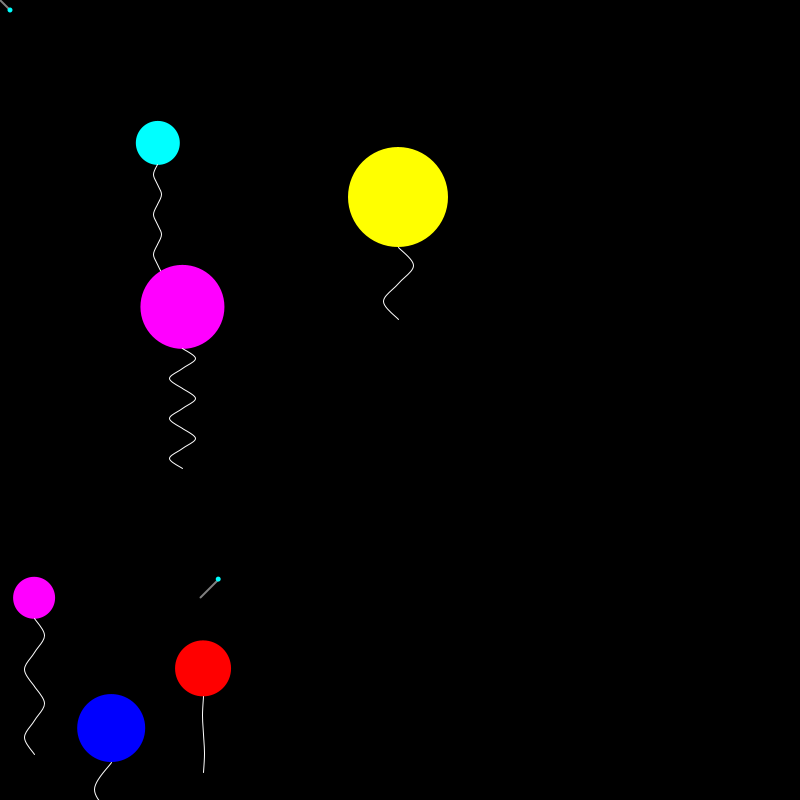
Frame 1 (no input)
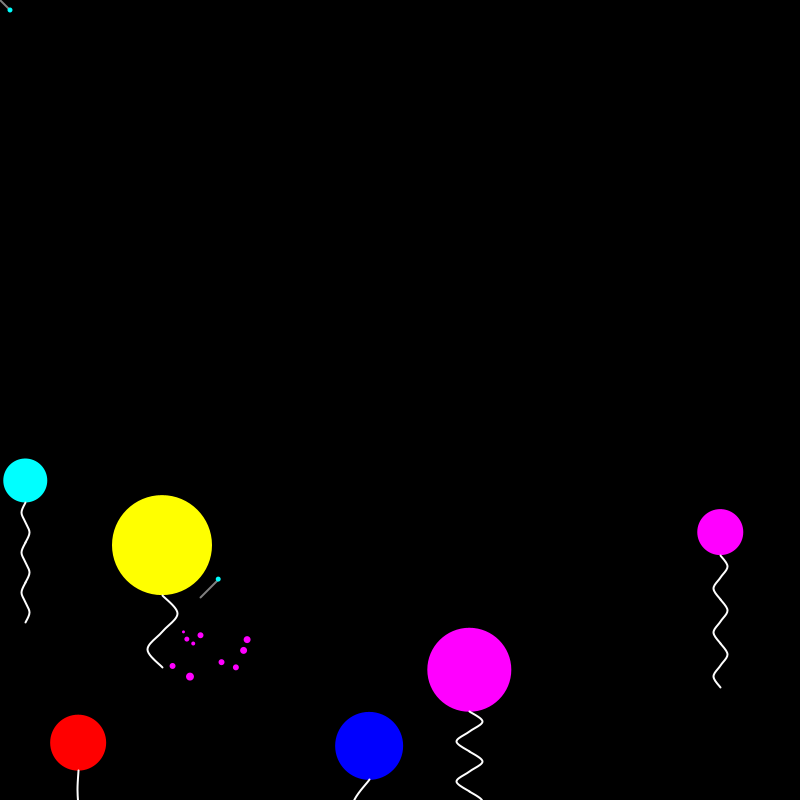
Frame 60 (the mouse pressed at the canvas centre just before this capture)
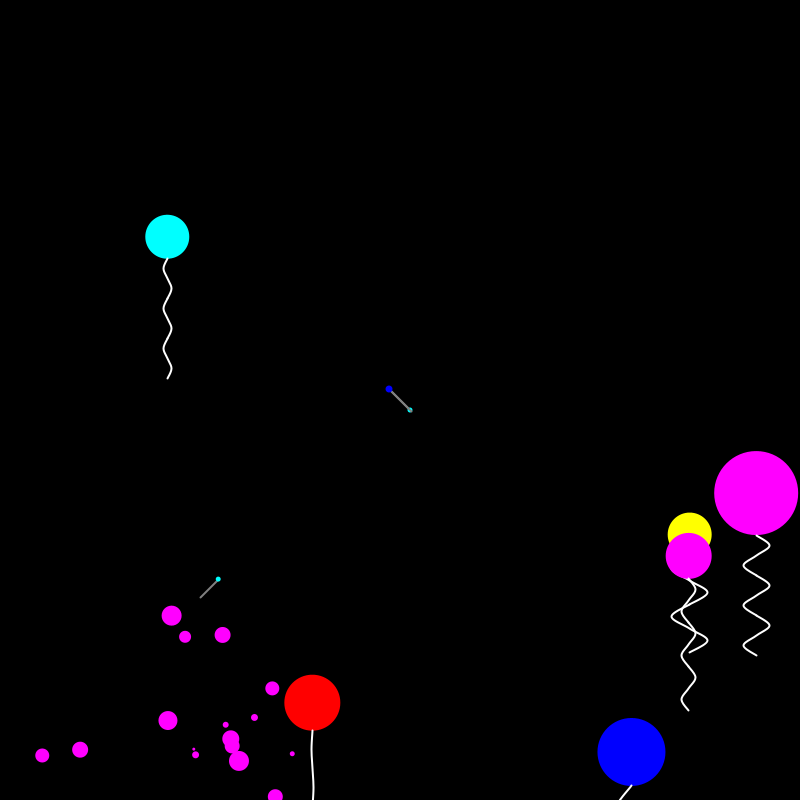
Frame 120 (the mouse held since frame 60 and released just before this capture)

The Processing sketch that drew these frames (run headless with seeded random() and noise(); from frame 60 on, the mouse is pressed at the canvas centre):

// Processing sketch: Balloon_Popper
// ── Balloon_Popper.pde
//Left click to spawn more stationary pins
//Press any key on the keyboard to pop all of the balloons currently on screen (you need to click on the game screen before it works)
//For a more game-like (though less realistic) version, try changing balloonGravity to false

boolean balloonGravity = true;             //If this is true, balloons will have gravity applied to them
boolean fragGravity = true;                //If this is true, the balloon fragments will have gravity applied to them
boolean balloonRandomSpawn = true;         //If this is true, more balloons will spawn in over time
float fragGravityAmount = 0.5;             //This number is the acceleration of gravity on the balloon fragments - the higher, the stronger gravity is
float balloonGravityAmount = 0.1;          //This number is the acceleration of gravity on the balloons - the higher, the stronger gravity is
int balloonSpawnFrames = 30;               //The frequency at which new balloons spawn - the lower, the faster new balloons spawn in
int numRandomlyGeneratedBalloons = 5;      //The number of balloons that are randomly generated at the beginning of the program
int rateOfFrames = 30;                     //The frame rate
int minBalloonSpeed = 1;                   //The minimum speed balloons can travel at in a direction - the higher, the faster
int maxBalloonSpeed = 4;                   //The maximum speed balloons can travel at in a direction - the higher, the faster
int minBalloonRadius = 20;                 //The minimum radius a balloon can have
int maxBalloonRadius = 50;                 //The maximum radius a balloon can have
int minStringSize = 70;                    //The minimum size a string can be
int maxStringSize = 150;                   //The maximum size a string can be
int minStringTurns = 1;                    //The minimum amount of curves a string can have (0 will cause there to be no string)
int maxStringTurns = 3;                    //The maximum amount of curves a string can have
int minStringTurnWidth = 1;                //The minimum width a string's curve is
int maxStringTurnWidth = 20;               //The maximum width a string's curve is
int minPinSize = 5;                        //The minimum length a pin can be
int maxPinSize = 15;                       //The maximum length a pin can be
int minPinHeadSize = 3;                    //The minimum radius the head of a pin can be
int maxPinHeadSize = 10;                   //The maximum radius the head of a pin can be
int maxFragmentVelocities = 6;             //The maximum initial velocity a balloon fragment can have
int minFragmentRadius = 1;                 //The minimum radius a balloon fragment can have
float fragmentSizeDivisor = 2;             //Balloon fragments spawn in with a maximum radius proportional to the original ballons's radius at a factor of this
float balloonBounceModifier = 0.88;        //If balloonGravity is true, then this modifier is applied to the velocity every time a balloon bounces

int balloonFrames;
ArrayList<Balloon> balloons;
ArrayList<Pin> pins;
ArrayList<PoppedBalloonFragment> fragments;
color[] balloonColors = {color(255, 255, 0), color(255, 0, 255), color(0, 255, 255), color(0, 0, 255), color(0, 255, 0), color(255, 0, 0)};

void setup(){
  size(800, 800);
  frameRate(30);
  balloonFrames = 0;
  balloons = new ArrayList<Balloon>();
  pins = new ArrayList<Pin>();
  fragments = new ArrayList<PoppedBalloonFragment>();
 
  Balloon b1 = new Balloon(400, 200, -2, -3, 50, color(255, 0, 0));
  b1.changeColor(color(255, 255, 0));
  BalloonString s1 = new BalloonString(75, 1, 15);
  b1.addString(s1);
  balloons.add(b1);
 
  for(int i = 0; i < numRandomlyGeneratedBalloons; i++){
    spawnBalloon();    
  }
   
  Pin p1 = new Pin(0, 0, 10, 5, color(0, 255, 255), 1, 1);
  p1.followMouse = true;
  pins.add(p1);
  
  Pin p2 = new Pin();
  pins.add(p2);
}

void draw(){
  background(0);
  for(int i = balloons.size() - 1; i >= 0; i--){
    balloons.get(i).updatePosition();
    balloons.get(i).drawBalloon();        
    
    if(balloons.get(i).hasString)
      balloons.get(i).string.drawString();
    
    if(balloons.get(i).position.x == -100 && balloons.get(i).position.y == -100){
      balloons.remove(i);
    }
    
    else{
      balloons.get(i).updatePosition();
      balloons.get(i).checkCollisions();
    }
  }
 
  for(int i = 0; i < pins.size(); i++){
    pins.get(i).updatePosition();
    pins.get(i).drawPin();
    pins.get(i).popBalloons();
  }

  for(int i = fragments.size() - 1; i >= 0; i--){
    fragments.get(i).drawFragment();
    fragments.get(i).updatePosition();
   
    if(fragments.get(i).isOffScreen() == true)
      fragments.remove(i);    
  }
  
  balloonFrames++;
  
  if(balloonRandomSpawn == true && balloonFrames > balloonSpawnFrames){
    spawnBalloon();
    balloonFrames = 0;
  }
}

void spawnBalloon(){
  Balloon b = new Balloon();    
  
  if(true){
    BalloonString s = new BalloonString();
    b.addString(s);
  }
  
  balloons.add(b);
}

void mousePressed(){
  Pin p = new Pin(mouseX, mouseY);
  pins.add(p);
}

void keyPressed(){
  for(int i = balloons.size() - 1; i >= 0; i--){
    balloons.get(i).pop(i);
  }
}

// ── Balloon.pde
class Balloon{
  PVector position = new PVector();
  PVector velocity = new PVector();
  boolean hasString;
  int xSpeed;
  int radius;
  color colour;
  BalloonString string;
 
  Balloon(int pX, int pY, int vX, int vY, int rad, color c){
    this.position.x = pX;
    this.position.y = pY;
    this.velocity.x = vX;
    this.velocity.y = vY;
    this.hasString = false;
    this.radius = rad;
    this.colour = c;
  }
 
  Balloon(){
    int numTries = 0;
    this.hasString = false;
    this.radius = round(random(minBalloonRadius, maxBalloonRadius));
    int colorNum = round(random(0, balloonColors.length - 1));
    this.colour = balloonColors[colorNum];
   
    boolean posSelected = false;
    while(posSelected == false){
      numTries++;
      int x = round(random(0 + this.radius, width - this.radius));
      int y = round(random(0 + this.radius, height - this.radius));
     
      boolean squareOccupied = false;
      for(int i = 0; i < balloons.size(); i++){
       
        if(sqrt(pow(x - balloons.get(i).position.x, 2) + pow(y - balloons.get(i).position.y, 2)) < this.radius + balloons.get(i).radius)
          squareOccupied = true;
      }
     
      if(squareOccupied == false){
        posSelected = true;
        this.position.x = x;
        this.position.y = y;
       
        float xVelocity = random(minBalloonSpeed, maxBalloonSpeed);
        float yVelocity = random(minBalloonSpeed, maxBalloonSpeed);
        
        if(random(1) > 0.5)
          xVelocity = xVelocity * -1;
        
        if(random(1) > 0.5)
          yVelocity = yVelocity * -1;
        
        this.velocity.x = xVelocity;
        this.velocity.y = yVelocity;
      }
     
      else if(numTries >= 100){
        posSelected = true;
        this.position.x = -100;
        this.position.y = -100;
        this.velocity.x = 0;
        this.velocity.y = 0;
      }      
    }
  }
 
  void changeColor(color c){
    this.colour = c;
  }
 
  void checkCollisions(){
    if(this.position.x - this.radius <= 0)
      this.velocity.x = this.velocity.x * -1;
   
    if(this.position.x + this.radius >= width)
      this.velocity.x = this.velocity.x * -1;
   
    if(this.position.y - this.radius <= 0){
      this.velocity.y = this.velocity.y * -1;
      this.position.y = this.radius;
    }
   
    if(this.position.y + this.radius >= height){
      this.velocity.y = this.velocity.y * -1;
      this.position.y = height - this.radius;
      
      if(balloonGravity == true)
        this.velocity.y = this.velocity.y * balloonBounceModifier;
    }
    
  }
 
  void updatePosition(){
    this.position.x += this.velocity.x;
    this.position.y += this.velocity.y;
    
    if(balloonGravity == true)
      this.velocity.y += balloonGravityAmount;
  }
 
  void drawBalloon(){
    noStroke();
    ellipseMode(CORNERS);
    fill(this.colour);
    ellipse(this.position.x - this.radius, this.position.y - this.radius, this.position.x + this.radius, this.position.y + this.radius);
  }
 
  void addString(BalloonString s){
    this.hasString = true;
    this.string = s;
    this.string.balloon = this;
    
    if(round(random(0, 1)) == 1)
      s.widthTurns = s.widthTurns * -1;
  }
 
  void pop(int index){
    balloons.remove(index);
    for(int i = 0; i < this.radius / round(fragmentSizeDivisor); i++){
      PoppedBalloonFragment f1 = new PoppedBalloonFragment(this.position.x, this.position.y, this.radius, this.colour);
      fragments.add(f1);
    }
  }
}

// ── BalloonString.pde
class BalloonString{
  Balloon balloon;
  int size;
  int numTurns;
  int widthTurns;
 
  BalloonString(int s, int nT, int wT){
    this.size = s;
    this.numTurns = nT;
    this.widthTurns = wT;
  }
 
  BalloonString(){
    this.size = round(random(minStringSize, maxStringSize));
    this.numTurns = round(random(minStringTurns, maxStringTurns));
    this.widthTurns = round(random(minStringTurnWidth, maxStringTurnWidth));
  }
 
  void drawString(){
    int sHeight = size / (numTurns * 4);
    int currHeight = 0;
    float startX = this.balloon.position.x;
    float startY = this.balloon.position.y + this.balloon.radius;
    stroke(255);

    for(int i = 0; i < numTurns; i++){
      noFill();
      beginShape();
      curveVertex(startX, startY + currHeight);
      curveVertex(startX, startY + currHeight);
      curveVertex(startX - this.widthTurns, startY + sHeight + currHeight);
      curveVertex(startX, startY + sHeight * 2 + currHeight);
      curveVertex(startX + this.widthTurns, startY + sHeight * 3 + currHeight);
      curveVertex(startX, startY + sHeight * 4 + currHeight);
      curveVertex(startX, startY + sHeight * 4 + currHeight);
      endShape();
      currHeight += sHeight * 4;
    }

  }
}

// ── Pin.pde
class Pin{
  PVector location = new PVector();
  int size;
  int headSize;
  color headColour;
  boolean followMouse;
  int xDirection;
  int yDirection;
  
  Pin(float pX, float pY, int s, int hS, color c, int xD, int yD){
    this.location.x = pX;
    this.location.y = pY;
    this.size = s;
    this.headSize = hS;
    this.headColour = c;
    this.followMouse = false;
    this.xDirection = xD;
    this.yDirection = yD;
  }
 
  Pin(){
    this.size = round(random(minPinSize, maxPinSize));
    this.location.x = random(this.size, width - this.size);
    this.location.y = random(this.size, height - this.size);
    this.headSize = round(random(minPinHeadSize, maxPinHeadSize));
    int colorNum = round(random(0, balloonColors.length - 1));
    this.headColour = balloonColors[colorNum];
    this.followMouse = false;
    int[] directions = {-1, 1};
    this.xDirection = directions[round(random(0, 1))];
    this.yDirection = directions[round(random(0, 1))];
  }
  
  void updatePosition(){
    
    if(followMouse == true){
      this.location.x = mouseX;
      this.location.y = mouseY;
    }
  }
 
  Pin(int pX, int pY){
    this.size = round(random(minPinSize, maxPinSize));
    this.location.x = pX;
    this.location.y = pY;
    this.headSize = round(random(minPinHeadSize, maxPinHeadSize));
    int colorNum = round(random(0, balloonColors.length - 1));
    this.headColour = balloonColors[colorNum];
    this.followMouse = false;
    int[] directions = {-1, 1};
    this.xDirection = directions[round(random(0, 1))];
    this.yDirection = directions[round(random(0, 1))];
  }
 
  void drawPin(){
    stroke(128);
    strokeWeight(2);
    ellipseMode(CENTER);
    line(this.location.x - this.size * this.xDirection, this.location.y - this.size * this.yDirection, this.location.x + this.size * this.xDirection, this.location.y + this.size * this.yDirection);
    fill(this.headColour);
    noStroke();
    ellipse(this.location.x + this.size * this.xDirection, this.location.y + this.size * this.yDirection, this.headSize, this.headSize);
  }
 
  void popBalloons(){
    
    for(int i = 0; i < balloons.size(); i++){
      
      if(sqrt(pow(this.location.x - this.size * this.xDirection - balloons.get(i).position.x, 2) + pow(this.location.y - this.size * this.yDirection - balloons.get(i).position.y, 2)) <= balloons.get(i).radius + 2){
        balloons.get(i).pop(i);
      }
    }
  }
 
 
}

// ── PoppedBalloonFragment.pde
class PoppedBalloonFragment{
  PVector position = new PVector();
  PVector velocity = new PVector();
  int radius;
  color colour;
 
  PoppedBalloonFragment(float xP, float yP, int size, color c){
    this.position.x = xP;
    this.position.y = yP;
    float velocityDegree = random(0, 2*PI);
    float velocityModifierX = random(0, maxFragmentVelocities);
    float velocityModifierY = random(0, maxFragmentVelocities);
    this.velocity.x = sin(velocityDegree) * velocityModifierX;
    this.velocity.y = cos(velocityDegree) * velocityModifierY;
    this.radius = round(random(minFragmentRadius, round(size / 2)));
    this.colour = c;  
  }
 
  boolean isOffScreen(){
    
    if(this.position.x - this.radius >= width || this.position.x + this.radius <= 0 || this.position.y - this.radius >= height || this.position.y + this.radius <= 0)
      return true;
   
    return false;
  }
 
  void updatePosition(){
    this.position.x += this.velocity.x;
    this.position.y += this.velocity.y;
    if(fragGravity)
      this.velocity.y += fragGravityAmount;
  }
 
  void drawFragment(){
    fill(this.colour);
    ellipseMode(CENTER);
    ellipse(this.position.x, this.position.y, this.radius, this.radius);
  }
}
